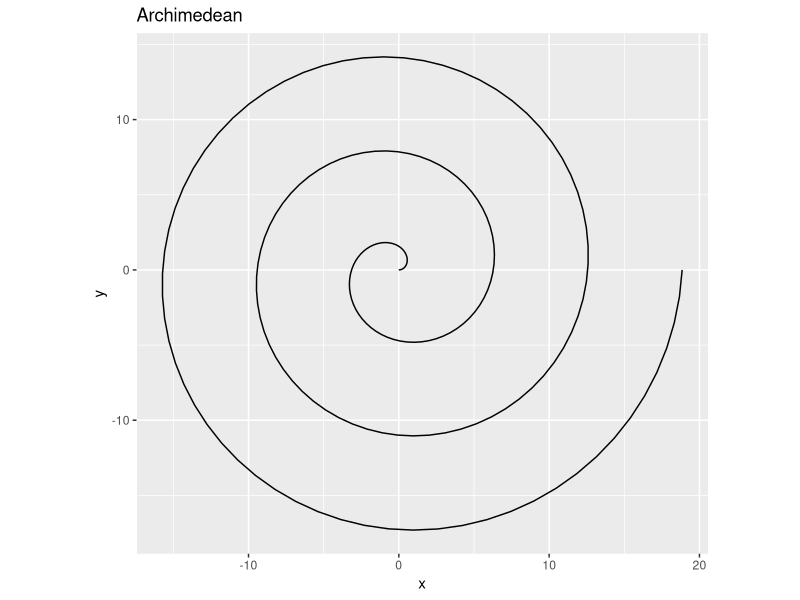
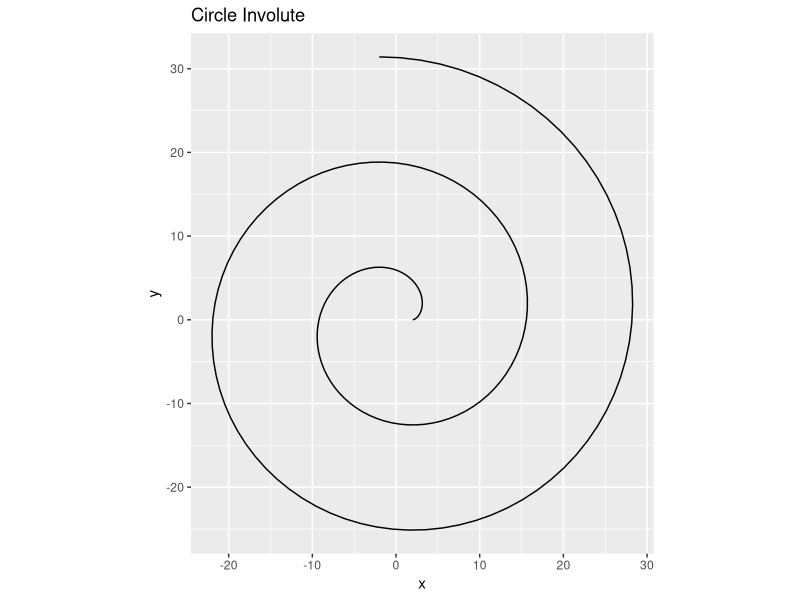
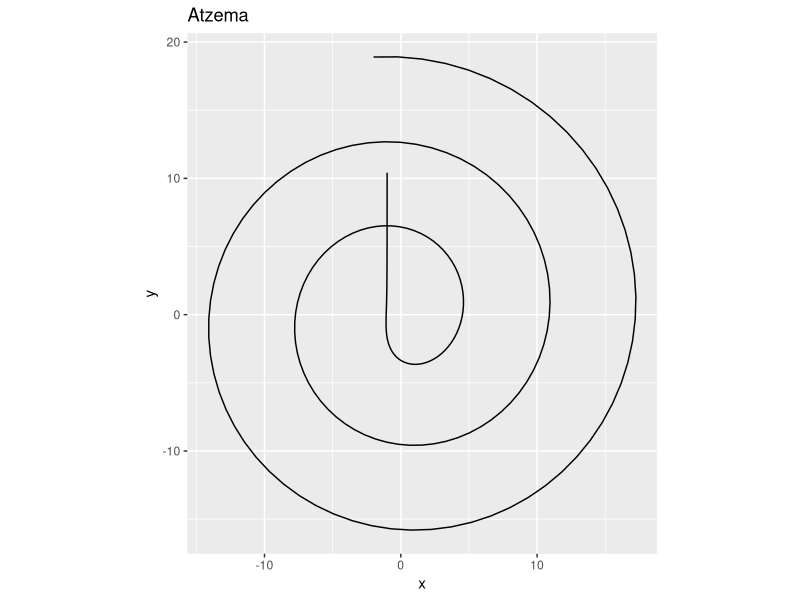
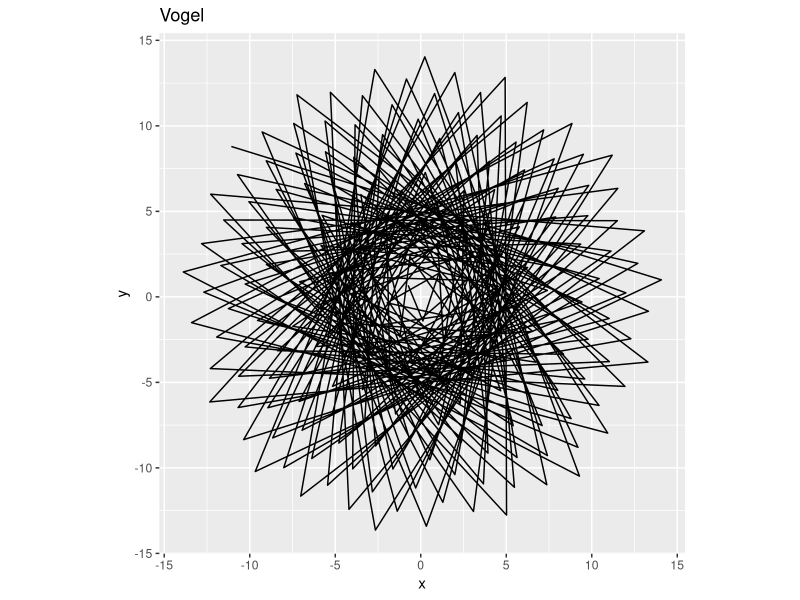
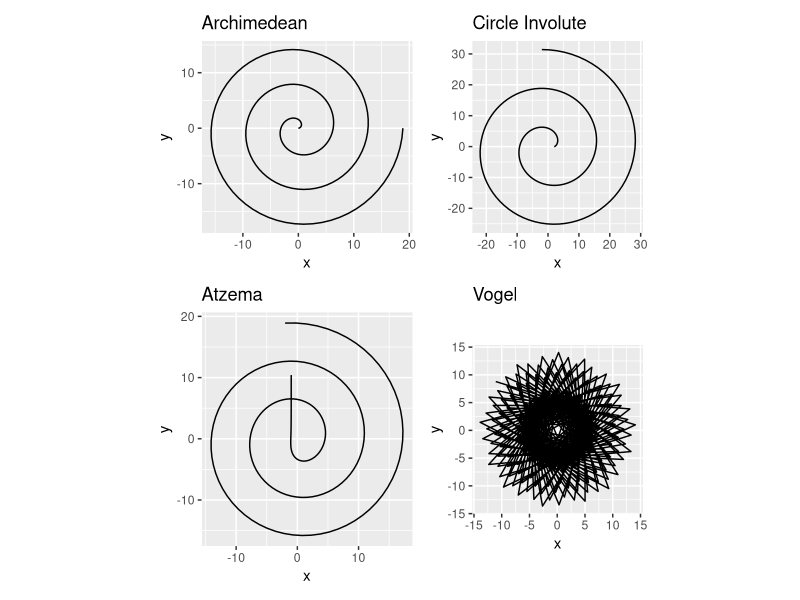
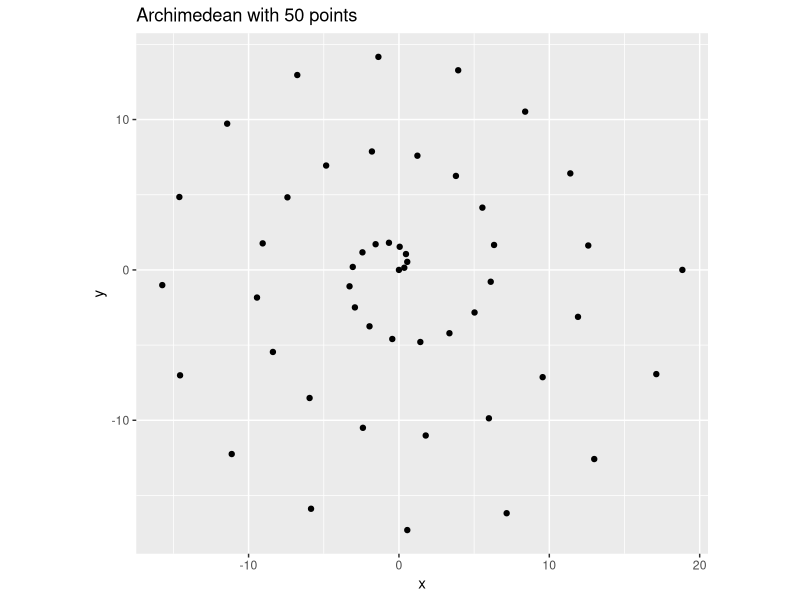
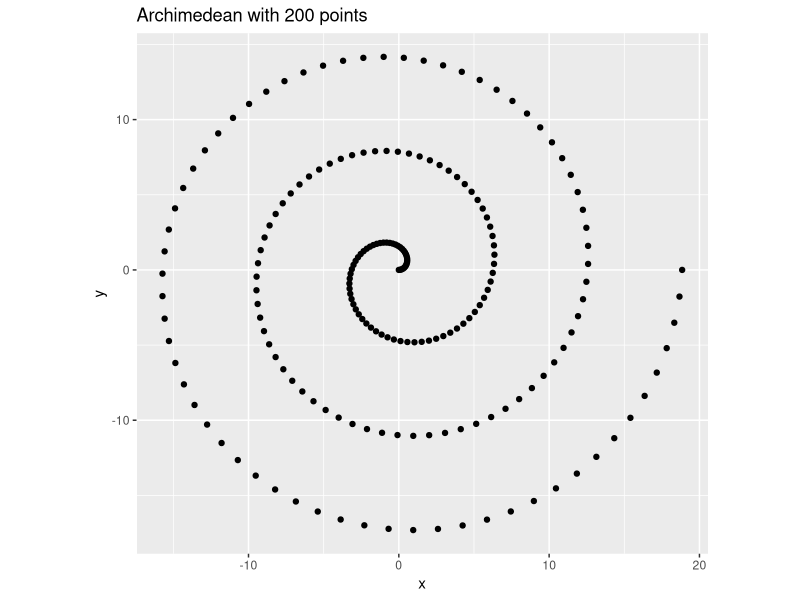
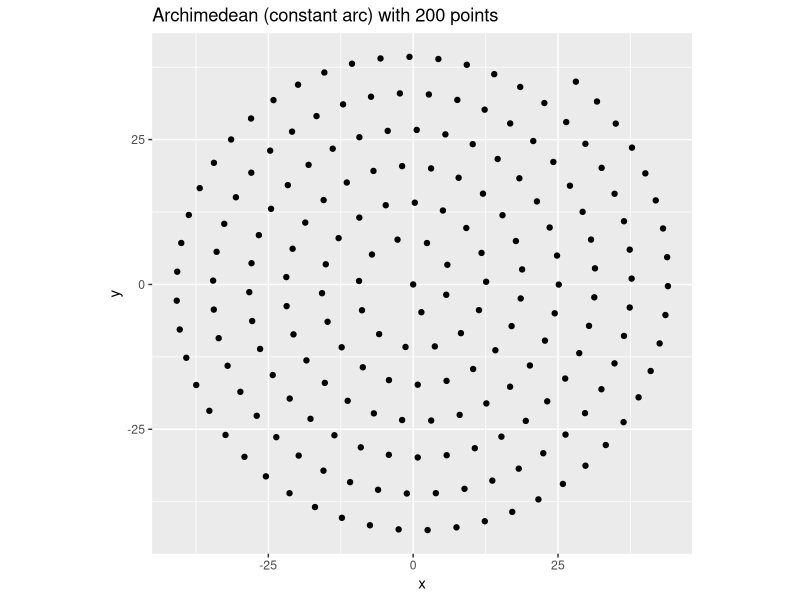

These charts were generated, in order, by the following R code:
library(tidyverse)
library(ggplot2)
library(patchwork)

archimedean_spiral <- function(n, a = 0, b = 1, turns = 3){
  # b separation of turns
  t <- seq(0, turns  * 2 *pi, length.out=n)
  x <- (a + b*t) * cos(t)
  y <- (a + b*t) * sin(t)
  d <- tibble::tibble(x, y)
  d$n <- 1:n
  d
}

archimedean_spiral_const_arc <- function(n = 100, s = 5, r = 1){
  # https://math.stackexchange.com/questions/877044/keeping-the-arc-length-constant-between-points-in-a-spiral
  #s <- 5 # Separation between points
  #r <- 1
  t <- purrr::accumulate(rep(0.01,n-1), function(t1, t2){ s/(r*sqrt(1 + t1^2))  + t1 },
                         .init = 0)
  x <- r * t * cos(t)
  y <- r * t * sin(t)
  d <- tibble::tibble(x, y)
  d$n <- 1:n
  d
}

circle_involute <- function(n, a = 2){
  # https://mathworld.wolfram.com/CircleInvolute.html
  t <- seq(0,5*pi, length.out=n)
  x <- a * (cos(t) + t * sin(t))
  y <- a * (sin(t) - t * cos(t))
  d <- tibble::tibble(x, y)
  d$n <- 1:n
  d
}

atzema_spiral <- function(n, turns = 3){
  t <- seq(0, turns * 2 *pi, length.out=n)
  x <- sin(t)/t - 2 * cos(t) - t * sin(t)
  y <- cos(t)/t - 2 * sin(t) + t * cos(t)
  d <- tibble::tibble(x, y)
  d$n <- 1:n
  d
}


vogel_spiral <- function(n){
  t <- 1:n
  r <- sqrt(t)
  golden_angle <- pi * (3 - sqrt(5))
  theta <- t * golden_angle
  x <- r * cos(theta)
  y <- r * sin(theta)
  d <- tibble::tibble(x, y)
  d$n <- 1:n
  d
}

d <- archimedean_spiral(200)
g1 <- ggplot(d) + geom_path(aes(x,y)) + coord_equal() +
  ggtitle('Archimedean')
g1

d <- circle_involute(200)
g2 <- ggplot(d) + geom_path(aes(x,y)) + coord_equal() +
  ggtitle('Circle Involute')
g2

d <- atzema_spiral(200)
g3 <- ggplot(d) + geom_path(aes(x,y)) + coord_equal() +
  ggtitle('Atzema')
g3

d <- vogel_spiral(200)
g4 <- ggplot(d) + geom_path(aes(x,y)) + coord_equal() +
  ggtitle('Vogel')
g4

gg <- g1 + g2 + g3 + g4
gg

ggsave("spirals.png", width = 4, height = 4)


## With different numbers of points

d <- archimedean_spiral(50)
g1 <- ggplot(d) + geom_point(aes(x,y)) + coord_equal() +
  ggtitle('Archimedean with 50 points')
g1

d <- archimedean_spiral(200)
g2 <- ggplot(d) + geom_point(aes(x,y)) + coord_equal() +
  ggtitle('Archimedean with 200 points')
g2

d <- archimedean_spiral_const_arc(200)
g3 <- ggplot(d) + geom_point(aes(x,y)) + coord_equal() +
  ggtitle('Archimedean (constant arc) with 200 points')
g3

d <- archimedean_spiral_const_arc(1000)
g4 <- ggplot(d) + geom_point(aes(x,y)) + coord_equal() +
  ggtitle('Archimedean (constant arc) with 1000 points')
g4


gg <- g1 + g2 + g3 + g4
gg
ggsave("archimidean-points.png", width = 12, height = 9)


## Vogel spiral



d <- vogel_spiral(20)
g1 <- ggplot(d) + geom_point(aes(x,y), size = 18) + coord_equal() +
  ggtitle('Vogel with 20 points')
g1

d <- vogel_spiral(50)
g2 <- ggplot(d) + geom_point(aes(x,y), size = 10) + coord_equal() +
  ggtitle('Vogel with 50 points')
g2

d <- vogel_spiral(200)
g3 <- ggplot(d) + geom_point(aes(x,y), size = 2) + coord_equal() +
  ggtitle('Archimedean (constant arc) with 200 points')
g3

d <- vogel_spiral(1000)
g4 <- ggplot(d) + geom_point(aes(x,y), size = 1) + coord_equal() +
  ggtitle('Archimedean (constant arc) with 1000 points')
g4


gg <- g1 + g2 + g3 + g4
gg
ggsave("vogel.png", width = 10, height = 10)




